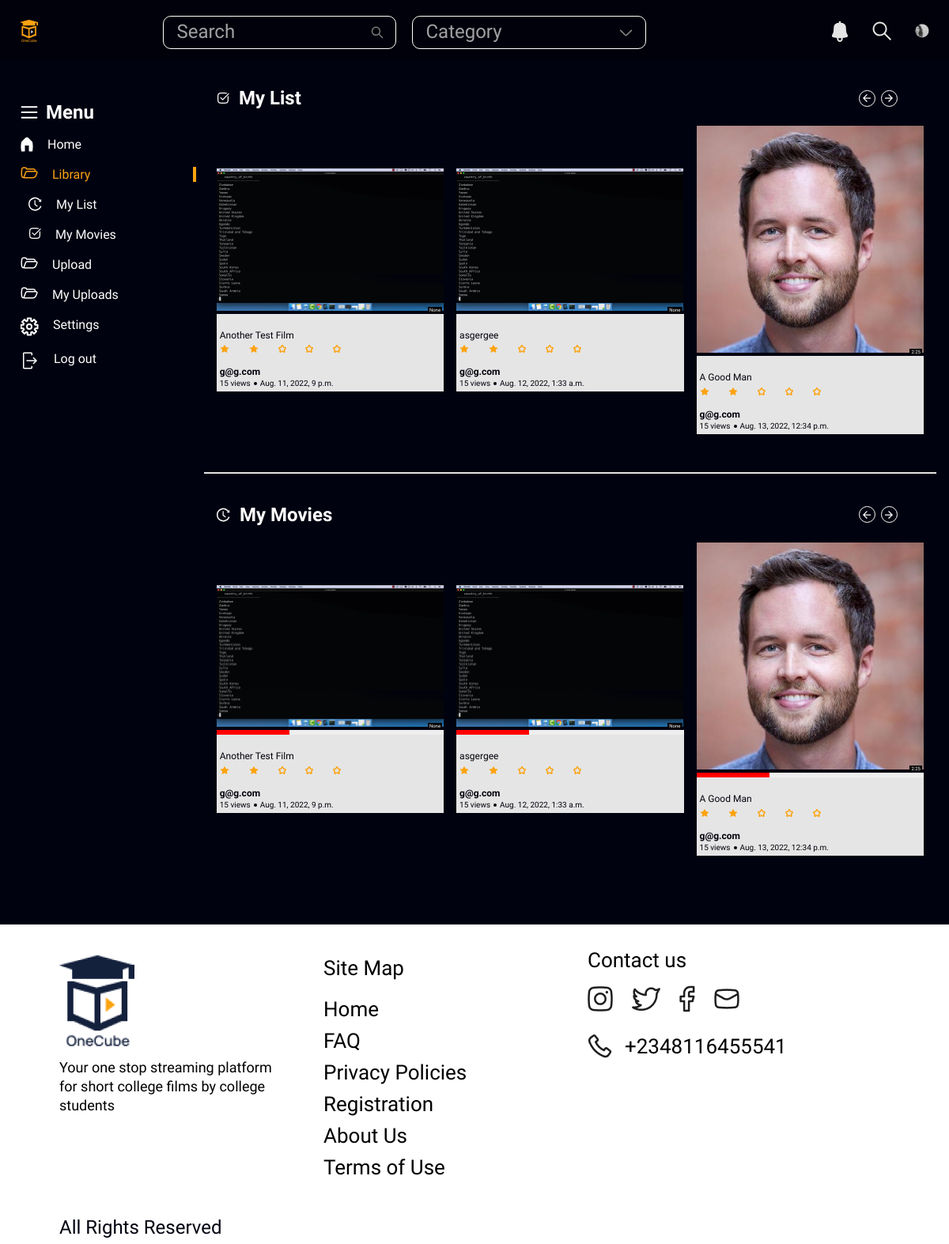
Screenshot of /library/ (signed in) with the database file from the repository.
### movie/models.py (models this page shows, shortened)
class Movie(models.Model):
    title = models.CharField(max_length=250)
    description = models.CharField(max_length=250)
    thumbnail = models.ImageField(upload_to='movies/thumbnails/%y%m%d', null=True, blank=True)
    movie = models.FileField(upload_to='movies/movie/%y%m%d', validators=[validate_file_extension], null=True)
    category =  models.TextField(choices=CATEGORY_CHOICES)
    uploader = models.ForeignKey(User, on_delete=models.CASCADE)
    length = models.CharField(max_length=100, null=True, blank=True)
    upload_date = models.DateTimeField(auto_now_add=True, null=True)
    favourites = models.ManyToManyField(User, related_name='favourite', default=None, blank=True)
    likes = models.ManyToManyField(User, related_name='movie_likes')
    dislikes = models.ManyToManyField(User, related_name='movie_dislikes')

### users/models.py (models this page shows)
class NewUser(AbstractBaseUser, PermissionsMixin):
    reg_number = models.CharField(max_length=10)
    email = models.EmailField(_('email address'), unique= True)
    college_name = models.CharField(max_length=100)
    username = models.CharField(max_length=150, blank=True)
    first_name = models.CharField(max_length=150, blank=True)
    last_name = models.CharField(max_length=150, null=True, blank=True)
    start_date = models.DateTimeField(default=timezone.now)
    is_staff = models.BooleanField(default=False)
    is_active = models.BooleanField(default=True)
    otp = models.CharField(max_length=6, null=True, blank=True)
    objects = CustomAccountManager()
    USERNAME_FIELD = "email"
    REQUIRED_FIELDS = []
    def __str__(self):
        return self.email

### movie/views.py (the view)
# urls.py: path('library/', my_movies, name="library"),
def my_movies(request):
    if not request.user.id:
        return render(request, 'blank.html', {})
    if not request.user:
        permission_error = "You Don't Have Permission To View This Page"
        return render(request, 'my_movies.html', {'permission_error':permission_error})
    favs = Movie.objects.filter(favourites=request.user)
    movs = Movie.objects.filter(uploader=request.user)
    cats = Category.objects.all()
    data = {
        'movs':movs,
        'favs':favs,
        'cats':cats
        }
    return render(request, 'library.html', data)

### templates/library.html (shortened to what this page needs)
{%load static%}
<!DOCTYPE html>
<html lang="en">
<head>
    <link rel="stylesheet" href="{%static 'css/library.css'%}">
</head>
<body>
    <header class="library--header">
        <nav class="library navbar">
            <div class="library logo">
                <img src="{%static 'logo.png'%}" alt="logo">
            </div>
            <div class="library searchCategory">
                <div class="library header search">
                    <div class="library header searchWrap">
                        <input type="text" placeholder="Search">
                    </div>
                </div>
                <div class="library header category">
                    <div class="library header categoryWrap">
                        <input type="" value="" placeholder="Category">
                        <svg width="17" height="9" viewBox="0 0 17 9" fill="none" xmlns="http://www.w3.org/2000/svg">
                            <path d="M15.4611 1.34753L9.76434 7.04425C9.09156 7.71702 7.99066 7.71702 7.31788 7.04425L1.62109 1.34753" stroke="#8A8989" stroke-width="1.5" stroke-miterlimit="10" stroke-linecap="round" stroke-linejoin="round"/>
                        </svg>
                    </div>
                </div>
            </div>
            <div class="library icons">
                <div class="libray notifications">
                </div>
                <div class="libray searchIcon">
                </div>
                <div class="libray profile">
                    <img src="{%static 'Ellipse-13.png'%}" alt="profile-pic">
                </div>
            </div>
        </nav>
    </header>
    <main class="library main">
        <div class="library sideBar">
            <div class="sideBarHeading">
                <p class="sideBarHeadingListP">Menu</p>
            </div>
            <ul>
                <a class="sideBarHeadingLink" href="{%url 'dashboard' user.id%}">
                    <li class="sideBarHeadingList">
                        <p class="sideBarHeadingListP">Home</p>
                    </li>
                </a>
                <a class="sideBarHeadingLink" href="#">
                    <li class="sideBarHeadingList lib">
                        <p class="sideBarHeadingListP">Library</p>
                    </li>
                </a>
                <a class="sideBarHeadingLink" href="#">
                    <li class="sideBarHeadingList comp">
                        <p class="sideBarHeadingListP">My List</p>
                    </li>
                </a>
                <a class="sideBarHeadingLink" href="#">
                    <li class="sideBarHeadingList comp">
                        <p class="sideBarHeadingListP">My Movies</p>
                    </li>
                </a>
                <a class="sideBarHeadingLink" href="{%url 'add_movie'%}">
                    <li class="sideBarHeadingList">
                        <p class="sideBarHeadingListP">Upload</p>
                    </li>
                </a>
                <a class="sideBarHeadingLink" href="{%url 'my_videos'%}">
                    <li class="sideBarHeadingList">
                        <p class="sideBarHeadingListP">My Uploads</p>
                    </li>
                </a>
                <a class="sideBarHeadingLink" href="{%url 'settings'%}">
                    <li class="sideBarHeadingList">
                        <p class="sideBarHeadingListP">Settings</p>
                    </li>
                </a>
                <a class="sideBarHeadingLink" href="{%url 'user_logout'%}">
                    <li class="sideBarHeadingList">
                        <p class="sideBarHeadingListP">Log out</p>
                    </li>
                </a>
            </ul>
        </div>
        <div class="moviesSection">
            <div class="library completedMovies">
                <div class="library completedMovies--top">
                    <div class="library completedMovies--left">
                        <p>My List</p>
                    </div>
                    <div class="library completedMovies--right">
                        <div class="library arrowCircle" id="slide-arrow-prev">
                            <svg width="10" height="10" viewBox="0 0 10 10" fill="none" xmlns="http://www.w3.org/2000/svg">
                                <path d="M5 0L5.89375 0.870625L2.40625 4.375H10V5.625H2.40625L5.89375 9.10812L5 10L0 5L5 0Z" fill="white"/>
                            </svg>
                        </div>
                        <div class="library arrowCircle" id="slide-arrow-next">
                            <svg width="10" height="10" viewBox="0 0 10 10" fill="none" xmlns="http://www.w3.org/2000/svg">
                                <path d="M5 0L4.10625 0.870625L7.59375 4.375H0V5.625H7.59375L4.10625 9.10812L5 10L10 5L5 0Z" fill="white"/>
                            </svg>
                        </div>
                    </div>
                </div>
                <div class="library completedMovies--bottom" id="slides-container">
                    {%for film in favs %}
                    <div class="library moviesBox slide" id="slide">
                        <div class="library moviesImg">
                            <div class="library moviesImgWrap">
                                <a href="{%url 'detail' film.id%}">
                                    <video width="100%" {%if film.thumbnail%} poster="{{film.thumbnail.url}}"  {%endif%}>
                                        <source src="{{film.movie.url}}" type="video/mp4">
                                    </video>
                                </a>
                                <div class="library movieLength">{{film.length}}</div>
                            </div>
                        </div>
                        <div class="library movieDetails">
                            <p class="library movieTitle">{{film.title}}</p>
                            <div class="library movieRating">
                            </div>
                            <p class="library movieCreator">{{film.uploader}}</p>
                            <div class="library movieViews">
                                <p class="library views">15 views</p>
                                <svg width="2" height="2" viewBox="0 0 2 2" fill="none" xmlns="http://www.w3.org/2000/svg">
                                    <rect width="2" height="2" rx="1" fill="#01010B"/>
                                </svg>
                                <p class="library lastViewed">{{film.upload_date}}</p>
                            </div>
                        </div>
                    </div>
                    {%endfor%}
                </div>
            </div>
            <div class="library line"></div>
            <div class="library continueWatching">
                <div class="library continueWatching--top">
                    <div class="library continueWatching--left">
                        <p>My Movies</p>
                    </div>
                    <div class="library continueWatching--right">
                        <div class="library arrowCircle" id="slide-arrow-prev1">
                            <svg width="10" height="10" viewBox="0 0 10 10" fill="none" xmlns="http://www.w3.org/2000/svg">
                                <path d="M5 0L5.89375 0.870625L2.40625 4.375H10V5.625H2.40625L5.89375 9.10812L5 10L0 5L5 0Z" fill="white"/>
                            </svg>
                        </div>
                        <div class="library arrowCircle" id="slide-arrow-next1">
                            <svg width="10" height="10" viewBox="0 0 10 10" fill="none" xmlns="http://www.w3.org/2000/svg">
                                <path d="M5 0L4.10625 0.870625L7.59375 4.375H0V5.625H7.59375L4.10625 9.10812L5 10L10 5L5 0Z" fill="white"/>
                            </svg>
                        </div>
                    </div>
                </div>
                <div class="library continueWatching--bottom" id="slides-container1">
                    {%for movie in movs%}
                    <div class="library moviesBox slide1" id="slide1">
                        <div class="library moviesImg">
                            <div class="library moviesImgWrap">
                                <a href="{%url 'detail' movie.id%}">
                                    <video width="100%"{%if movie.thumbnail %} poster="{{movie.thumbnail.url}}" {%endif%}>
                                        <source src="{{movie.movie.url}}" type="video/mp4">
                                    </video>
                                </a>
                                <div class="library movieLength">{{movie.length}}</div>
                            </div>
                            <progress class="library movieProgress" value="32" max="100"></progress>
                        </div>
                        <div class="library movieDetails">
                            <p class="library movieTitle">{{movie.title}}</p>
                            <div class="library movieRating">
                            </div>
                            <p class="library movieCreator">{{movie.uploader}}</p>
                            <div class="library movieViews">
                                <p class="library views">15 views</p>
                                <svg width="2" height="2" viewBox="0 0 2 2" fill="none" xmlns="http://www.w3.org/2000/svg">
                                    <rect width="2" height="2" rx="1" fill="#01010B"/>
                                </svg>
                                <p class="library lastViewed">{{movie.upload_date}}</p>
                            </div>
                        </div>
                    </div>
                    {%endfor%}
                </div>
            </div>
        </div>
    </main>
    <footer>
        <div class="footer-wrapper">
            <div class="footer-description">
                <img class="footer-logo" src="{%static 'desktop-footer-logo.png'%}" alt="one-cube logo" srcset="{%static 'mobile-footer-logo.png'%} 77w,
                        {%static 'desktop-footer-logo.png'%} 95w" sizes="(min-width: 1025px) 95px,
                        77px">
                <p class="footer-desc-text">Your one stop streaming platform for short college films by college students
                </p>
            </div>
            <div class="footer-site-map">
                <h2 class="footer-headings">Site Map</h2>
                <ul class="footer-list">
                    <li>
                        <a href="{%url 'dashboard' user.id%}" class="footer-link">Home</a>
                    </li>
                    <li>
                        <a href="" class="footer-link">FAQ</a>
                    </li>
                    <li>
                        <a href="" class="footer-link">Privacy Policies</a>
                    </li>
                    <li>
                        <a href="" class="footer-link">Registration</a>
                    </li>
                    <li>
                        <a href="" class="footer-link">About Us </a>
                    </li>
                    <li>
                        <a href="{%url 'terms'%}" class="footer-link">Terms of Use</a>
                    </li>
                </ul>
            </div>
            <div class="footer-contact">
                <h2 class="footer-headings">Contact us</h2>
                <div class="socials-icon">
                    <a href="" class="footer-link">
                        <img src="{%static 'desktop-insta.png'%}" alt="instagram-icon" srcset="{%static 'desktop-insta.png'%} 31.47w,
                        {%static 'insta.png' %} 19.67w" sizes="(min-width: 1025px) 31.47px,
                        19.67px">
                    </a>
                    <a href="" class="footer-link">
                        <img src="{%static 'desktop-twitter.png' %}" alt="twitter-icon" srcset="{%static 'desktop-twitter.png'%} 35.83w,
                        {%static 'twitter.png'%} 22.4w" sizes="(min-width: 1025px) 35.83px,
                        22.4px">
                    </a>
                    <a href="" class="footer-link">
                        <img src="{%static 'desktop-fb.png'%}" alt="fb-icon" srcset="{%static 'desktop-fb.png'%} 19w,
                        {%static 'fb.png'%} 11.88w" sizes="(min-width: 1025px) 19px,
                        11.88px">
                    </a>
                    <a href="" class="footer-link">
                        <img src="{%static 'desktop-mail.png'%}" alt="mail-icon" srcset="{%static 'desktop-mail.png'%} 31.3w,
                        {%static 'mail.png'%} 19.56w" sizes="(min-width: 1025px) 31.3px,
                        19.56px">
                    </a>
                </div>
                <div class="footer-phone">
                    <img src="{%static 'desktop-phone.png' %}" alt="phone-icon" srcset="{%static 'desktop-phone.png' %} 29.19w,
                        {%static 'phone.png'%} 18.24w" sizes="(min-width: 1025px) 29.19px,
                        18.24px">
                    <p>+2348116455541</p>
                </div>
            </div>
            <p id="rights">All Rights Reserved</p>
        </div>
    </footer>
</body>
</html>

### rows the page displays
Movie: length "None", title "Another Test Film", uploader "g@g.com", upload_date "Aug. 11, 2022, 9 p.m."
Movie: length "None", title "asgergee", uploader "g@g.com", upload_date "Aug. 12, 2022, 1:33 a.m."
Movie: length "2:25", title "A Good Man", uploader "g@g.com", upload_date "Aug. 13, 2022, 12:34 p.m."
